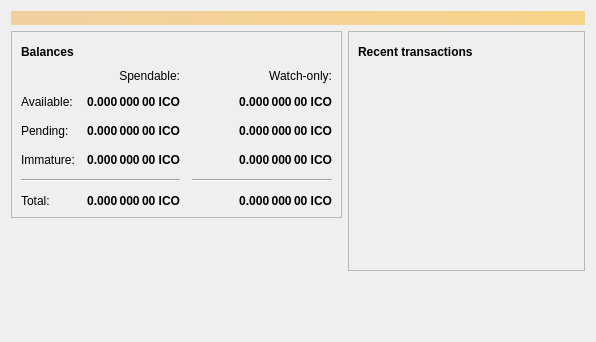
<?xml version="1.0" encoding="UTF-8"?>
<ui version="4.0">
 <class>OverviewPage</class>
 <widget class="QWidget" name="OverviewPage">
  <property name="geometry">
   <rect>
    <x>0</x>
    <y>0</y>
    <width>596</width>
    <height>342</height>
   </rect>
  </property>
  <property name="windowTitle">
   <string>Form</string>
  </property>
  <layout class="QVBoxLayout" name="topLayout">
   <item>
    <widget class="QLabel" name="labelAlerts">
     <property name="visible">
      <bool>false</bool>
     </property>
     <property name="styleSheet">
      <string notr="true">QLabel { background-color: qlineargradient(x1: 0, y1: 0, x2: 1, y2: 0, stop:0 #F0D0A0, stop:1 #F8D488); color:#000000; }</string>
     </property>
     <property name="wordWrap">
      <bool>true</bool>
     </property>
     <property name="margin">
      <number>3</number>
     </property>
     <property name="textInteractionFlags">
      <set>Qt::TextSelectableByMouse</set>
     </property>
    </widget>
   </item>
   <item>
    <layout class="QHBoxLayout" name="horizontalLayout" stretch="1,1">
     <item>
      <layout class="QVBoxLayout" name="verticalLayout_2">
       <item>
        <widget class="QFrame" name="frame">
         <property name="frameShape">
          <enum>QFrame::StyledPanel</enum>
         </property>
         <property name="frameShadow">
          <enum>QFrame::Raised</enum>
         </property>
         <layout class="QVBoxLayout" name="verticalLayout_4">
          <item>
           <layout class="QHBoxLayout" name="horizontalLayout_4">
            <item>
             <widget class="QLabel" name="label_5">
              <property name="font">
               <font>
                <weight>75</weight>
                <bold>true</bold>
               </font>
              </property>
              <property name="text">
               <string>Balances</string>
              </property>
             </widget>
            </item>
            <item>
             <widget class="QPushButton" name="labelWalletStatus">
              <property name="enabled">
               <bool>true</bool>
              </property>
              <property name="maximumSize">
               <size>
                <width>30</width>
                <height>16777215</height>
               </size>
              </property>
              <property name="toolTip">
               <string>The displayed information may be out of date. Your wallet automatically synchronizes with the ICountCoins network after a connection is established, but this process has not completed yet.</string>
              </property>
              <property name="text">
               <string/>
              </property>
              <property name="icon">
               <iconset resource="../bitcoin.qrc">
                <normaloff>:/icons/warning</normaloff>
                <disabledoff>:/icons/warning</disabledoff>:/icons/warning</iconset>
              </property>
              <property name="iconSize">
               <size>
                <width>24</width>
                <height>24</height>
               </size>
              </property>
              <property name="flat">
               <bool>true</bool>
              </property>
             </widget>
            </item>
            <item>
             <spacer name="horizontalSpacer_3">
              <property name="orientation">
               <enum>Qt::Horizontal</enum>
              </property>
              <property name="sizeHint" stdset="0">
               <size>
                <width>40</width>
                <height>20</height>
               </size>
              </property>
             </spacer>
            </item>
           </layout>
          </item>
          <item>
           <layout class="QGridLayout" name="gridLayout">
            <property name="spacing">
             <number>12</number>
            </property>
            <item row="2" column="2">
             <widget class="QLabel" name="labelWatchPending">
              <property name="font">
               <font>
                <weight>75</weight>
                <bold>true</bold>
               </font>
              </property>
              <property name="cursor">
               <cursorShape>IBeamCursor</cursorShape>
              </property>
              <property name="toolTip">
               <string>Unconfirmed transactions to watch-only addresses</string>
              </property>
              <property name="text">
               <string notr="true">0.000 000 00 ICO</string>
              </property>
              <property name="alignment">
               <set>Qt::AlignRight|Qt::AlignTrailing|Qt::AlignVCenter</set>
              </property>
              <property name="textInteractionFlags">
               <set>Qt::LinksAccessibleByMouse|Qt::TextSelectableByKeyboard|Qt::TextSelectableByMouse</set>
              </property>
             </widget>
            </item>
            <item row="2" column="1">
             <widget class="QLabel" name="labelUnconfirmed">
              <property name="font">
               <font>
                <weight>75</weight>
                <bold>true</bold>
               </font>
              </property>
              <property name="cursor">
               <cursorShape>IBeamCursor</cursorShape>
              </property>
              <property name="toolTip">
               <string>Total of transactions that have yet to be confirmed, and do not yet count toward the spendable balance</string>
              </property>
              <property name="text">
               <string notr="true">0.000 000 00 ICO</string>
              </property>
              <property name="alignment">
               <set>Qt::AlignRight|Qt::AlignTrailing|Qt::AlignVCenter</set>
              </property>
              <property name="textInteractionFlags">
               <set>Qt::LinksAccessibleByMouse|Qt::TextSelectableByKeyboard|Qt::TextSelectableByMouse</set>
              </property>
             </widget>
            </item>
            <item row="3" column="2">
             <widget class="QLabel" name="labelWatchImmature">
              <property name="font">
               <font>
                <weight>75</weight>
                <bold>true</bold>
               </font>
              </property>
              <property name="cursor">
               <cursorShape>IBeamCursor</cursorShape>
              </property>
              <property name="toolTip">
               <string>Mined balance in watch-only addresses that has not yet matured</string>
              </property>
              <property name="text">
               <string notr="true">0.000 000 00 ICO</string>
              </property>
              <property name="alignment">
               <set>Qt::AlignRight|Qt::AlignTrailing|Qt::AlignVCenter</set>
              </property>
              <property name="textInteractionFlags">
               <set>Qt::LinksAccessibleByMouse|Qt::TextSelectableByKeyboard|Qt::TextSelectableByMouse</set>
              </property>
             </widget>
            </item>
            <item row="4" column="0" colspan="2">
             <widget class="Line" name="line">
              <property name="orientation">
               <enum>Qt::Horizontal</enum>
              </property>
             </widget>
            </item>
            <item row="4" column="2">
             <widget class="Line" name="lineWatchBalance">
              <property name="sizePolicy">
               <sizepolicy hsizetype="Preferred" vsizetype="Fixed">
                <horstretch>0</horstretch>
                <verstretch>0</verstretch>
               </sizepolicy>
              </property>
              <property name="minimumSize">
               <size>
                <width>140</width>
                <height>0</height>
               </size>
              </property>
              <property name="orientation">
               <enum>Qt::Horizontal</enum>
              </property>
             </widget>
            </item>
            <item row="5" column="0">
             <widget class="QLabel" name="labelTotalText">
              <property name="text">
               <string>Total:</string>
              </property>
             </widget>
            </item>
            <item row="3" column="1">
             <widget class="QLabel" name="labelImmature">
              <property name="font">
               <font>
                <weight>75</weight>
                <bold>true</bold>
               </font>
              </property>
              <property name="cursor">
               <cursorShape>IBeamCursor</cursorShape>
              </property>
              <property name="toolTip">
               <string>Mined balance that has not yet matured</string>
              </property>
              <property name="text">
               <string notr="true">0.000 000 00 ICO</string>
              </property>
              <property name="alignment">
               <set>Qt::AlignRight|Qt::AlignTrailing|Qt::AlignVCenter</set>
              </property>
              <property name="textInteractionFlags">
               <set>Qt::LinksAccessibleByMouse|Qt::TextSelectableByKeyboard|Qt::TextSelectableByMouse</set>
              </property>
             </widget>
            </item>
            <item row="2" column="3">
             <spacer name="horizontalSpacer_2">
              <property name="orientation">
               <enum>Qt::Horizontal</enum>
              </property>
              <property name="sizeHint" stdset="0">
               <size>
                <width>40</width>
                <height>20</height>
               </size>
              </property>
             </spacer>
            </item>
            <item row="3" column="0">
             <widget class="QLabel" name="labelImmatureText">
              <property name="text">
               <string>Immature:</string>
              </property>
             </widget>
            </item>
            <item row="5" column="1">
             <widget class="QLabel" name="labelTotal">
              <property name="font">
               <font>
                <weight>75</weight>
                <bold>true</bold>
               </font>
              </property>
              <property name="cursor">
               <cursorShape>IBeamCursor</cursorShape>
              </property>
              <property name="toolTip">
               <string>Your current total balance</string>
              </property>
              <property name="text">
               <string notr="true">0.000 000 00 ICO</string>
              </property>
              <property name="alignment">
               <set>Qt::AlignRight|Qt::AlignTrailing|Qt::AlignVCenter</set>
              </property>
              <property name="textInteractionFlags">
               <set>Qt::LinksAccessibleByMouse|Qt::TextSelectableByKeyboard|Qt::TextSelectableByMouse</set>
              </property>
             </widget>
            </item>
            <item row="5" column="2">
             <widget class="QLabel" name="labelWatchTotal">
              <property name="font">
               <font>
                <weight>75</weight>
                <bold>true</bold>
               </font>
              </property>
              <property name="cursor">
               <cursorShape>IBeamCursor</cursorShape>
              </property>
              <property name="toolTip">
               <string>Current total balance in watch-only addresses</string>
              </property>
              <property name="text">
               <string notr="true">0.000 000 00 ICO</string>
              </property>
              <property name="alignment">
               <set>Qt::AlignRight|Qt::AlignTrailing|Qt::AlignVCenter</set>
              </property>
              <property name="textInteractionFlags">
               <set>Qt::LinksAccessibleByMouse|Qt::TextSelectableByKeyboard|Qt::TextSelectableByMouse</set>
              </property>
             </widget>
            </item>
            <item row="0" column="2">
             <widget class="QLabel" name="labelWatchonly">
              <property name="text">
               <string>Watch-only:</string>
              </property>
              <property name="alignment">
               <set>Qt::AlignRight|Qt::AlignTrailing|Qt::AlignVCenter</set>
              </property>
             </widget>
            </item>
            <item row="1" column="0">
             <widget class="QLabel" name="labelBalanceText">
              <property name="text">
               <string>Available:</string>
              </property>
             </widget>
            </item>
            <item row="1" column="1">
             <widget class="QLabel" name="labelBalance">
              <property name="font">
               <font>
                <weight>75</weight>
                <bold>true</bold>
               </font>
              </property>
              <property name="cursor">
               <cursorShape>IBeamCursor</cursorShape>
              </property>
              <property name="toolTip">
               <string>Your current spendable balance</string>
              </property>
              <property name="text">
               <string notr="true">0.000 000 00 ICO</string>
              </property>
              <property name="alignment">
               <set>Qt::AlignRight|Qt::AlignTrailing|Qt::AlignVCenter</set>
              </property>
              <property name="textInteractionFlags">
               <set>Qt::LinksAccessibleByMouse|Qt::TextSelectableByKeyboard|Qt::TextSelectableByMouse</set>
              </property>
             </widget>
            </item>
            <item row="1" column="2">
             <widget class="QLabel" name="labelWatchAvailable">
              <property name="font">
               <font>
                <weight>75</weight>
                <bold>true</bold>
               </font>
              </property>
              <property name="cursor">
               <cursorShape>IBeamCursor</cursorShape>
              </property>
              <property name="toolTip">
               <string>Your current balance in watch-only addresses</string>
              </property>
              <property name="text">
               <string notr="true">0.000 000 00 ICO</string>
              </property>
              <property name="alignment">
               <set>Qt::AlignRight|Qt::AlignTrailing|Qt::AlignVCenter</set>
              </property>
              <property name="textInteractionFlags">
               <set>Qt::LinksAccessibleByMouse|Qt::TextSelectableByKeyboard|Qt::TextSelectableByMouse</set>
              </property>
             </widget>
            </item>
            <item row="2" column="0">
             <widget class="QLabel" name="labelPendingText">
              <property name="text">
               <string>Pending:</string>
              </property>
             </widget>
            </item>
            <item row="0" column="1">
             <widget class="QLabel" name="labelSpendable">
              <property name="text">
               <string>Spendable:</string>
              </property>
              <property name="alignment">
               <set>Qt::AlignRight|Qt::AlignTrailing|Qt::AlignVCenter</set>
              </property>
             </widget>
            </item>
           </layout>
          </item>
         </layout>
        </widget>
       </item>
       <item>
        <spacer name="verticalSpacer">
         <property name="orientation">
          <enum>Qt::Vertical</enum>
         </property>
         <property name="sizeHint" stdset="0">
          <size>
           <width>20</width>
           <height>40</height>
          </size>
         </property>
        </spacer>
       </item>
      </layout>
     </item>
     <item>
      <layout class="QVBoxLayout" name="verticalLayout_3">
       <item>
        <widget class="QFrame" name="frame_2">
         <property name="frameShape">
          <enum>QFrame::StyledPanel</enum>
         </property>
         <property name="frameShadow">
          <enum>QFrame::Raised</enum>
         </property>
         <layout class="QVBoxLayout" name="verticalLayout">
          <item>
           <layout class="QHBoxLayout" name="horizontalLayout_2">
            <item>
             <widget class="QLabel" name="label_4">
              <property name="font">
               <font>
                <weight>75</weight>
                <bold>true</bold>
               </font>
              </property>
              <property name="text">
               <string>Recent transactions</string>
              </property>
             </widget>
            </item>
            <item>
             <widget class="QPushButton" name="labelTransactionsStatus">
              <property name="enabled">
               <bool>true</bool>
              </property>
              <property name="maximumSize">
               <size>
                <width>30</width>
                <height>16777215</height>
               </size>
              </property>
              <property name="toolTip">
               <string>The displayed information may be out of date. Your wallet automatically synchronizes with the ICountCoins network after a connection is established, but this process has not completed yet.</string>
              </property>
              <property name="text">
               <string/>
              </property>
              <property name="icon">
               <iconset resource="../bitcoin.qrc">
                <normaloff>:/icons/warning</normaloff>
                <disabledoff>:/icons/warning</disabledoff>:/icons/warning</iconset>
              </property>
              <property name="iconSize">
               <size>
                <width>24</width>
                <height>24</height>
               </size>
              </property>
              <property name="flat">
               <bool>true</bool>
              </property>
             </widget>
            </item>
            <item>
             <spacer name="horizontalSpacer">
              <property name="orientation">
               <enum>Qt::Horizontal</enum>
              </property>
              <property name="sizeHint" stdset="0">
               <size>
                <width>40</width>
                <height>20</height>
               </size>
              </property>
             </spacer>
            </item>
           </layout>
          </item>
          <item>
           <widget class="QListView" name="listTransactions">
            <property name="styleSheet">
             <string notr="true">QListView { background: transparent; }</string>
            </property>
            <property name="frameShape">
             <enum>QFrame::NoFrame</enum>
            </property>
            <property name="verticalScrollBarPolicy">
             <enum>Qt::ScrollBarAlwaysOff</enum>
            </property>
            <property name="horizontalScrollBarPolicy">
             <enum>Qt::ScrollBarAlwaysOff</enum>
            </property>
            <property name="selectionMode">
             <enum>QAbstractItemView::NoSelection</enum>
            </property>
           </widget>
          </item>
         </layout>
        </widget>
       </item>
       <item>
        <spacer name="verticalSpacer_2">
         <property name="orientation">
          <enum>Qt::Vertical</enum>
         </property>
         <property name="sizeHint" stdset="0">
          <size>
           <width>20</width>
           <height>40</height>
          </size>
         </property>
        </spacer>
       </item>
      </layout>
     </item>
    </layout>
   </item>
  </layout>
 </widget>
 <resources/>
 <connections/>
</ui>
